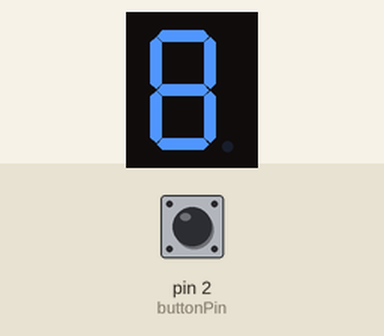
This sketch was run on a simulated Arduino Uno, built with avr-gcc and run on an emulated ATmega328P. Parts: 1-digit seven-segment display. Wiring (inferred from the names in the program): 1-digit 7-segment display, segments lit when LOW: segments pin 11, pin 5, pin 6, pin 7, pin 8, pin 9, pin 12. The test bench sets the inputs (shaded band); at power-on: pin 2 (buttonPin) HIGH. The segment pins are drawn as the display they are named for; what the sketch prints to the serial monitor is not drawn.

Above: at 0.1 s.
At 0.6 s:
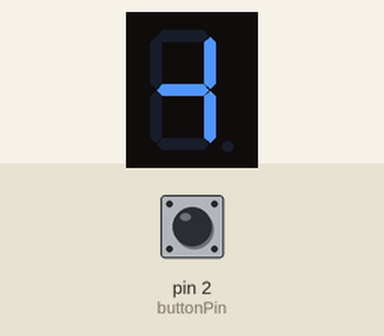
At 2.3 s:
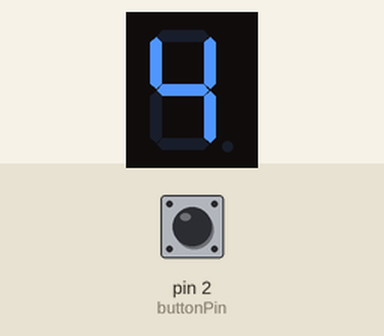
2.4 s: pin 2 (buttonPin) pulled LOW for 3.2 s
Timing chart, 0 to 5.4 s (numbered marks = the images above; inputs shaded):
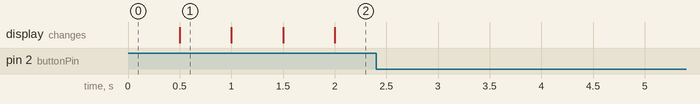

The sketch:

ex_3_boto.ino
```cpp
/**********************************************************************************
**                                                                               **
**                              Array de 8 LEDs                                  **
**                                                                               **
**                              Mohamed Oughssay                                 **
**********************************************************************************/

//********** Includes *************************************************************

//********** Variables ************************************************************
const byte segA = 11;          // donar nom al pin 5 de l’Arduino
const byte segB = 5;          // donar nom al pin 6 de l’Arduino
const byte segC = 6;          // donar nom al pin 7 de l’Arduino
const byte segD = 7;          // donar nom al pin 8 de l’Arduino
const byte segE = 8;          // donar nom al pin 9 de l’Arduino
const byte segF = 9;         // donar nom al pin 10 de l’Arduino
const byte segG = 12;         // donar nom al pin 11 de l’Arduino
const byte segH = 10;         // donar nom al pin 12 de l’Arduino
const int buttonPin = 2;     // donar nom al pin 2 de l’Arduino
boolean buttonEstat = HIGH;   // definir variable d'estat pel polsador
boolean buttonEstatPrevi = HIGH;

int num = 0;                 // definir variable del número a mostrar

//********** Setup ****************************************************************
void setup()
{
  Serial.begin(9600);
  pinMode(segA, OUTPUT);     // definir el pin 5 com una sortida
  pinMode(segB, OUTPUT);     // definir el pin 6 com una sortida
  pinMode(segC, OUTPUT);     // definir el pin 7 com una sortida
  pinMode(segD, OUTPUT);     // definir el pin 8 com una sortida
  pinMode(segE, OUTPUT);     // definir el pin 9 com una sortida
  pinMode(segF, OUTPUT);     // definir el pin 10 com una sortida
  pinMode(segG, OUTPUT);     // definir el pin 11 com una sortida
  pinMode(buttonPin, INPUT);      // definir el pin 2 com una entrada

  digitalWrite(segA, LOW);     // posar a 0V el pin 5
  digitalWrite(segB, LOW);     // posar a 0V el pin 6
  digitalWrite(segC, LOW);     // posar a 0V el pin 7
  digitalWrite(segD, LOW);     // posar a 0V el pin 8
  digitalWrite(segE, LOW);     // posar a 0V el pin 9
  digitalWrite(segF, LOW);     // posar a 0V el pin 10
  digitalWrite(segG, LOW);     // posar a 0V el pin 11
}

//********** Loop *****************************************************************
void loop()
{
  delay(500);
  buttonEstat = digitalRead(buttonPin);
  Serial.print(buttonEstat);
  if (buttonEstat != buttonEstatPrevi)
  {
    Serial.print("boto");
    buttonEstatPrevi = buttonEstat;
  }
  if (buttonEstatPrevi == HIGH)
  {
    num = num + 1;
    if (num == 10) num = 0;
  }
  switch(num)
  {
    case 0:
      digitalWrite(segA, LOW);
      digitalWrite(segB, LOW);
      digitalWrite(segC, LOW);
      digitalWrite(segD, LOW);
      digitalWrite(segE, LOW);
      digitalWrite(segF, LOW);
      digitalWrite(segG, HIGH);
      break;
    case 1:
      digitalWrite(segA, HIGH);
      digitalWrite(segD, HIGH);
      digitalWrite(segE, HIGH);
      digitalWrite(segF, HIGH);
      break;
    case 2:
      digitalWrite(segA, LOW);
      digitalWrite(segC, HIGH);
      digitalWrite(segD, LOW);
      digitalWrite(segE, LOW);
      digitalWrite(segG, LOW);
      break;
    case 3:
      digitalWrite(segC, LOW);
      digitalWrite(segE, HIGH);
      break;
    case 4:
      digitalWrite(segA, HIGH);
      digitalWrite(segD, HIGH);
      digitalWrite(segF, LOW);
      break;
    case 5:
      digitalWrite(segA, LOW);
      digitalWrite(segB, HIGH);
      digitalWrite(segD, LOW);
      break;
    case 6:
      digitalWrite(segA, HIGH);
      digitalWrite(segE, LOW);
      break;
    case 7:
      digitalWrite(segA, LOW);
      digitalWrite(segB, LOW);
      digitalWrite(segD, HIGH);
      digitalWrite(segE, HIGH);
      digitalWrite(segF, HIGH);
      digitalWrite(segG, HIGH);
      break;
    case 8:
      digitalWrite(segD, LOW);
      digitalWrite(segE, LOW);
      digitalWrite(segF, LOW);
      digitalWrite(segG, LOW);
      break;
    case 9:
      digitalWrite(segD, HIGH);
      digitalWrite(segE, HIGH);
      break;
  }
}

//********** Funcions **********************************************************
```

Measured:
- what the display in image 1 shows lasts 0.5 s, from 0.5 s to 1.0 s
